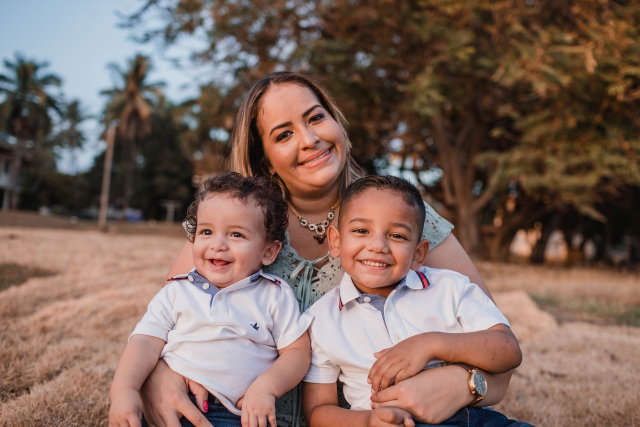
#> input picture AgeGender/sample1.jpg, 1280 x 853 px (shown at 1/2 size)
$ python -i ecc_utils.py   (imports and definitions only)   (older library calls are emulated)
#> lines starting #> are read from the running program, lines starting #| are printed output that depends on the picture
#> further down, picture is the input picture: shape (853, 1280, 3); mean B, G, R 93.3, 102.7, 126.4
#!/usr/bin/env python3
"""Shared helpers for the ECC image-alignment examples."""

from __future__ import annotations

import cv2
import numpy as np


MOTION_MODELS = {
    "translation": cv2.MOTION_TRANSLATION,
    "euclidean": cv2.MOTION_EUCLIDEAN,
    "affine": cv2.MOTION_AFFINE,
    "homography": cv2.MOTION_HOMOGRAPHY,
}


def gradient(image: np.ndarray) -> np.ndarray:
    """Return a float gradient-magnitude proxy suited to ECC alignment."""
    grad_x = cv2.Sobel(image, cv2.CV_32F, 1, 0, ksize=3)
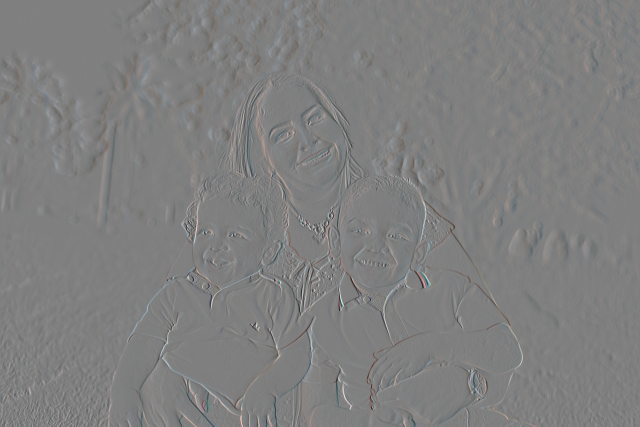
#> grad_x: shape (853, 1280, 3) float32 (shown at 1/2 size); mean B, G, R -0.3, -0.2, -0.2; drawn with min black and max white
    grad_y = cv2.Sobel(image, cv2.CV_32F, 0, 1, ksize=3)
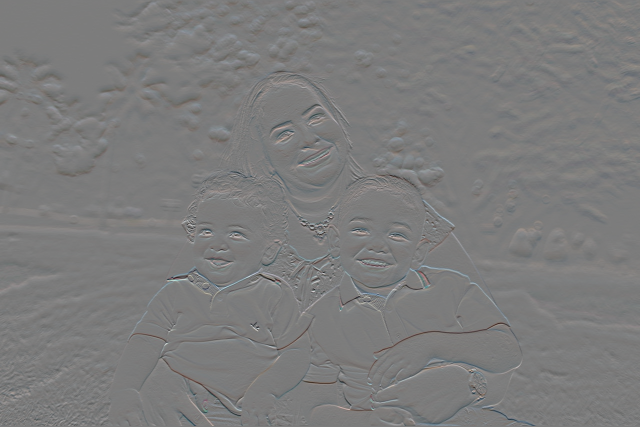
#> grad_y: shape (853, 1280, 3) float32 (shown at 1/2 size); mean B, G, R -0.2, -0.2, 0; drawn with min black and max white
    return cv2.addWeighted(np.abs(grad_x), 0.5, np.abs(grad_y), 0.5, 0.0)
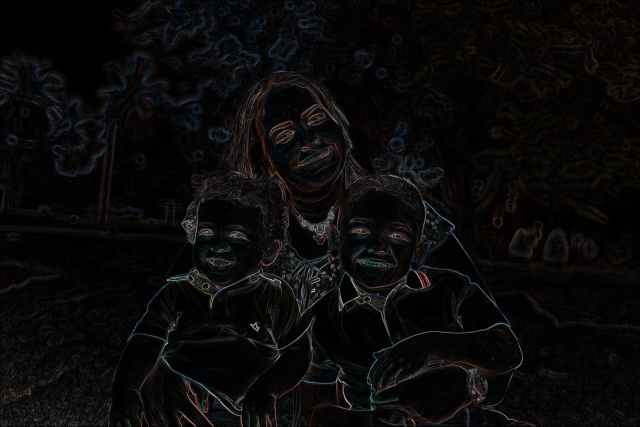
#> returned value: shape (853, 1280, 3) float32 (shown at 1/2 size); mean of channels 0, 1, 2 21, 21, 22.8; drawn with min black and max white


# [53 lines left out: functions identity_warp, align_image, not called in this run]


def mean_absolute_error(first: np.ndarray, second: np.ndarray) -> float:
    return float(np.mean(cv2.absdiff(first, second)))

>>> import cv2
>>> picture = cv2.imread('../AgeGender/sample1.jpg')
>>> result = gradient(picture)

$ run again, on AgeGender/sample2.jpg
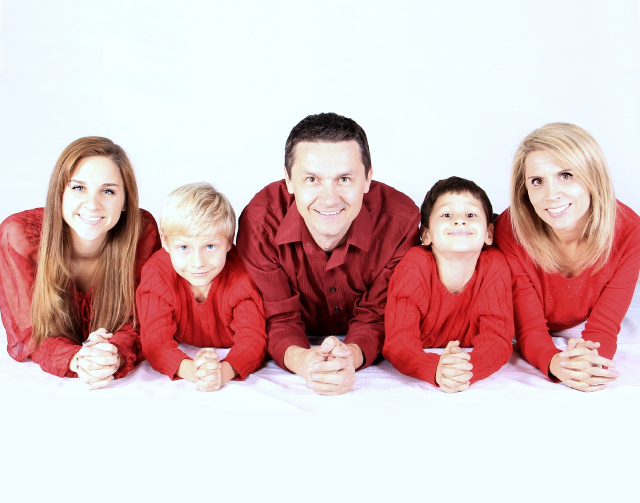
#> input picture AgeGender/sample2.jpg, 1280 x 1005 px (shown at 1/2 size)
#> picture is the input picture: shape (1005, 1280, 3); mean B, G, R 191.8, 191.4, 218.6
#> in gradient, `grad_y = cv2.Sobel(image, cv2.CV_32F, 0, 1, ksize=3)`:
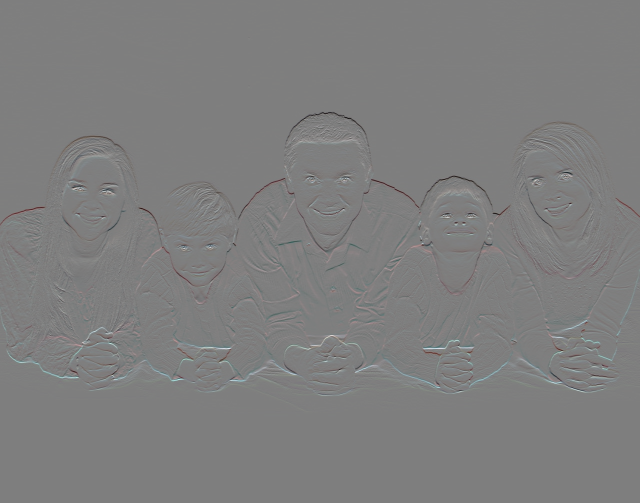
#> grad_y: shape (1005, 1280, 3) float32 (shown at 1/2 size); mean B, G, R 0, 0, 0; drawn with min black and max white
#> in gradient, `return cv2.addWeighted(np.abs(grad_x), 0.5, np.abs(grad_y), 0.5, 0.0)`:
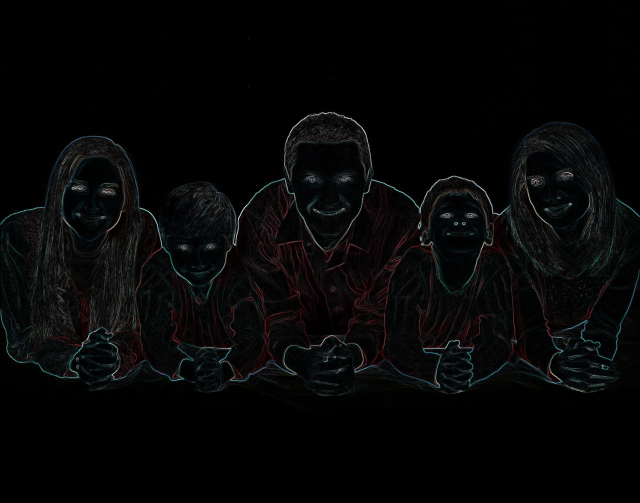
#> returned value: shape (1005, 1280, 3) float32 (shown at 1/2 size); mean of channels 0, 1, 2 18.8, 18.6, 17.9; drawn with min black and max white
